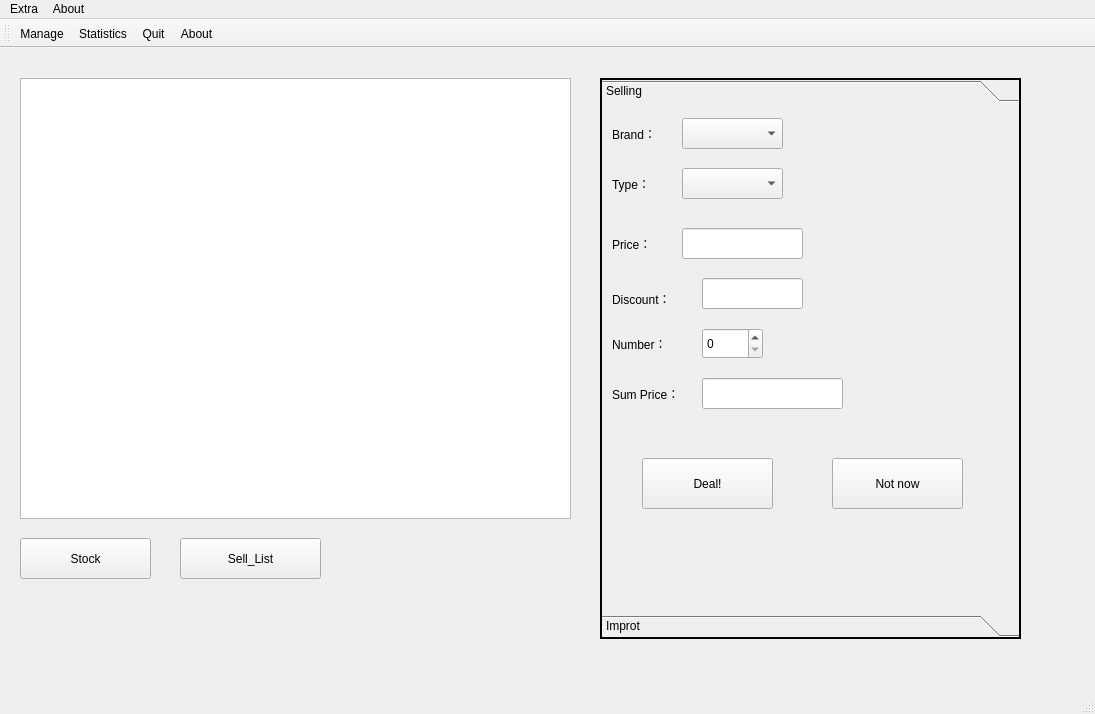
<?xml version="1.0" encoding="UTF-8"?>
<ui version="4.0">
 <class>GSMSClass</class>
 <widget class="QMainWindow" name="GSMSClass">
  <property name="geometry">
   <rect>
    <x>0</x>
    <y>0</y>
    <width>1095</width>
    <height>714</height>
   </rect>
  </property>
  <property name="windowTitle">
   <string>GSMS</string>
  </property>
  <widget class="QWidget" name="centralWidget">
   <widget class="QStackedWidget" name="stackedWidget">
    <property name="geometry">
     <rect>
      <x>10</x>
      <y>10</y>
      <width>1061</width>
      <height>601</height>
     </rect>
    </property>
    <property name="currentIndex">
     <number>0</number>
    </property>
    <widget class="QWidget" name="managePage">
     <widget class="QToolBox" name="toolBox">
      <property name="geometry">
       <rect>
        <x>590</x>
        <y>20</y>
        <width>421</width>
        <height>561</height>
       </rect>
      </property>
      <property name="frameShape">
       <enum>QFrame::WinPanel</enum>
      </property>
      <property name="currentIndex">
       <number>0</number>
      </property>
      <widget class="QWidget" name="managePage">
       <property name="geometry">
        <rect>
         <x>0</x>
         <y>0</y>
         <width>417</width>
         <height>505</height>
        </rect>
       </property>
       <attribute name="label">
        <string>Selling</string>
       </attribute>
       <widget class="QLabel" name="label">
        <property name="geometry">
         <rect>
          <x>10</x>
          <y>10</y>
          <width>111</width>
          <height>31</height>
         </rect>
        </property>
        <property name="text">
         <string>Brand：</string>
        </property>
       </widget>
       <widget class="QLabel" name="label_2">
        <property name="geometry">
         <rect>
          <x>10</x>
          <y>60</y>
          <width>101</width>
          <height>31</height>
         </rect>
        </property>
        <property name="text">
         <string>Type：</string>
        </property>
       </widget>
       <widget class="QLabel" name="label_4">
        <property name="geometry">
         <rect>
          <x>10</x>
          <y>120</y>
          <width>101</width>
          <height>31</height>
         </rect>
        </property>
        <property name="text">
         <string>Price：</string>
        </property>
       </widget>
       <widget class="QLabel" name="label_5">
        <property name="geometry">
         <rect>
          <x>10</x>
          <y>170</y>
          <width>121</width>
          <height>41</height>
         </rect>
        </property>
        <property name="text">
         <string>Discount：</string>
        </property>
       </widget>
       <widget class="QLabel" name="label_6">
        <property name="geometry">
         <rect>
          <x>10</x>
          <y>220</y>
          <width>81</width>
          <height>31</height>
         </rect>
        </property>
        <property name="text">
         <string>Number：</string>
        </property>
       </widget>
       <widget class="QLabel" name="label_7">
        <property name="geometry">
         <rect>
          <x>10</x>
          <y>270</y>
          <width>111</width>
          <height>31</height>
         </rect>
        </property>
        <property name="text">
         <string>Sum Price：</string>
        </property>
       </widget>
       <widget class="QPushButton" name="sellOkBtn">
        <property name="geometry">
         <rect>
          <x>40</x>
          <y>350</y>
          <width>131</width>
          <height>51</height>
         </rect>
        </property>
        <property name="text">
         <string>Deal!</string>
        </property>
       </widget>
       <widget class="QPushButton" name="sellCancelBtn">
        <property name="geometry">
         <rect>
          <x>230</x>
          <y>350</y>
          <width>131</width>
          <height>51</height>
         </rect>
        </property>
        <property name="text">
         <string>Not now</string>
        </property>
       </widget>
       <widget class="QComboBox" name="sellBrandComboBox">
        <property name="geometry">
         <rect>
          <x>80</x>
          <y>10</y>
          <width>101</width>
          <height>31</height>
         </rect>
        </property>
        <property name="currentIndex">
         <number>-1</number>
        </property>
       </widget>
       <widget class="QComboBox" name="sellGnameComboBox">
        <property name="geometry">
         <rect>
          <x>80</x>
          <y>60</y>
          <width>101</width>
          <height>31</height>
         </rect>
        </property>
       </widget>
       <widget class="QLineEdit" name="sellPriceLineEdit">
        <property name="geometry">
         <rect>
          <x>80</x>
          <y>120</y>
          <width>121</width>
          <height>31</height>
         </rect>
        </property>
       </widget>
       <widget class="QLineEdit" name="sellDisLineEdit">
        <property name="geometry">
         <rect>
          <x>100</x>
          <y>170</y>
          <width>101</width>
          <height>31</height>
         </rect>
        </property>
       </widget>
       <widget class="QSpinBox" name="sellNumSpinBox">
        <property name="geometry">
         <rect>
          <x>100</x>
          <y>220</y>
          <width>61</width>
          <height>31</height>
         </rect>
        </property>
       </widget>
       <widget class="QLineEdit" name="sellSumLineEdit">
        <property name="geometry">
         <rect>
          <x>100</x>
          <y>270</y>
          <width>141</width>
          <height>31</height>
         </rect>
        </property>
       </widget>
       <widget class="QLabel" name="sellLastNumLabel">
        <property name="geometry">
         <rect>
          <x>180</x>
          <y>220</y>
          <width>91</width>
          <height>31</height>
         </rect>
        </property>
        <property name="text">
         <string/>
        </property>
       </widget>
      </widget>
      <widget class="QWidget" name="page_4">
       <property name="geometry">
        <rect>
         <x>0</x>
         <y>0</y>
         <width>417</width>
         <height>505</height>
        </rect>
       </property>
       <attribute name="label">
        <string>Improt</string>
       </attribute>
       <widget class="QLabel" name="label_8">
        <property name="geometry">
         <rect>
          <x>20</x>
          <y>10</y>
          <width>51</width>
          <height>31</height>
         </rect>
        </property>
        <property name="text">
         <string>Brand:</string>
        </property>
       </widget>
       <widget class="QComboBox" name="importBrandComboBox">
        <property name="geometry">
         <rect>
          <x>70</x>
          <y>10</y>
          <width>91</width>
          <height>31</height>
         </rect>
        </property>
       </widget>
       <widget class="QLabel" name="label_3">
        <property name="geometry">
         <rect>
          <x>20</x>
          <y>70</y>
          <width>71</width>
          <height>31</height>
         </rect>
        </property>
        <property name="text">
         <string>Type:</string>
        </property>
       </widget>
       <widget class="QComboBox" name="importGnameComboBox">
        <property name="geometry">
         <rect>
          <x>70</x>
          <y>70</y>
          <width>91</width>
          <height>31</height>
         </rect>
        </property>
       </widget>
       <widget class="QLabel" name="label_10">
        <property name="geometry">
         <rect>
          <x>200</x>
          <y>70</y>
          <width>61</width>
          <height>31</height>
         </rect>
        </property>
        <property name="text">
         <string>Number:</string>
        </property>
       </widget>
       <widget class="QSpinBox" name="importNumSpinBox">
        <property name="geometry">
         <rect>
          <x>260</x>
          <y>70</y>
          <width>61</width>
          <height>31</height>
         </rect>
        </property>
       </widget>
       <widget class="QPushButton" name="importOkBtn">
        <property name="geometry">
         <rect>
          <x>40</x>
          <y>150</y>
          <width>121</width>
          <height>41</height>
         </rect>
        </property>
        <property name="text">
         <string>Import</string>
        </property>
       </widget>
       <widget class="QPushButton" name="importCancelBtn">
        <property name="geometry">
         <rect>
          <x>220</x>
          <y>150</y>
          <width>121</width>
          <height>41</height>
         </rect>
        </property>
        <property name="text">
         <string>Mistake</string>
        </property>
       </widget>
      </widget>
     </widget>
     <widget class="QPushButton" name="TestBtn">
      <property name="geometry">
       <rect>
        <x>10</x>
        <y>480</y>
        <width>131</width>
        <height>41</height>
       </rect>
      </property>
      <property name="text">
       <string>Stock</string>
      </property>
     </widget>
     <widget class="QTableView" name="tableView">
      <property name="geometry">
       <rect>
        <x>10</x>
        <y>20</y>
        <width>551</width>
        <height>441</height>
       </rect>
      </property>
     </widget>
     <widget class="QPushButton" name="sellListBtn">
      <property name="geometry">
       <rect>
        <x>170</x>
        <y>480</y>
        <width>141</width>
        <height>41</height>
       </rect>
      </property>
      <property name="text">
       <string>Sell_List</string>
      </property>
     </widget>
    </widget>
    <widget class="QWidget" name="statisticsPage">
     <widget class="QPushButton" name="sortBtn">
      <property name="enabled">
       <bool>true</bool>
      </property>
      <property name="geometry">
       <rect>
        <x>550</x>
        <y>20</y>
        <width>121</width>
        <height>31</height>
       </rect>
      </property>
      <property name="text">
       <string>SORT</string>
      </property>
     </widget>
     <widget class="QComboBox" name="staBrandCombobox">
      <property name="geometry">
       <rect>
        <x>90</x>
        <y>20</y>
        <width>141</width>
        <height>31</height>
       </rect>
      </property>
     </widget>
     <widget class="QPushButton" name="searchBtn">
      <property name="enabled">
       <bool>true</bool>
      </property>
      <property name="geometry">
       <rect>
        <x>700</x>
        <y>20</y>
        <width>121</width>
        <height>31</height>
       </rect>
      </property>
      <property name="text">
       <string>SEARCH</string>
      </property>
     </widget>
     <widget class="QTableView" name="statableView">
      <property name="geometry">
       <rect>
        <x>10</x>
        <y>70</y>
        <width>811</width>
        <height>441</height>
       </rect>
      </property>
     </widget>
     <widget class="QLabel" name="label_11">
      <property name="geometry">
       <rect>
        <x>30</x>
        <y>20</y>
        <width>91</width>
        <height>31</height>
       </rect>
      </property>
      <property name="text">
       <string>Brand</string>
      </property>
     </widget>
     <widget class="QLabel" name="label_12">
      <property name="geometry">
       <rect>
        <x>270</x>
        <y>20</y>
        <width>91</width>
        <height>31</height>
       </rect>
      </property>
      <property name="text">
       <string>Type</string>
      </property>
     </widget>
     <widget class="QComboBox" name="staGnameCombobox">
      <property name="geometry">
       <rect>
        <x>330</x>
        <y>20</y>
        <width>161</width>
        <height>31</height>
       </rect>
      </property>
      <property name="editable">
       <bool>true</bool>
      </property>
     </widget>
     <widget class="QPushButton" name="changeBtn">
      <property name="geometry">
       <rect>
        <x>870</x>
        <y>220</y>
        <width>121</width>
        <height>31</height>
       </rect>
      </property>
      <property name="text">
       <string>CHANGE (PRICE)</string>
      </property>
     </widget>
     <widget class="QPushButton" name="delBtn">
      <property name="geometry">
       <rect>
        <x>870</x>
        <y>80</y>
        <width>121</width>
        <height>34</height>
       </rect>
      </property>
      <property name="text">
       <string>DELETE (SID)</string>
      </property>
     </widget>
     <widget class="QLineEdit" name="resultLineEdit">
      <property name="geometry">
       <rect>
        <x>910</x>
        <y>160</y>
        <width>113</width>
        <height>25</height>
       </rect>
      </property>
     </widget>
     <widget class="QLabel" name="label_13">
      <property name="geometry">
       <rect>
        <x>840</x>
        <y>160</y>
        <width>81</width>
        <height>18</height>
       </rect>
      </property>
      <property name="text">
       <string>Result</string>
      </property>
     </widget>
    </widget>
   </widget>
  </widget>
  <widget class="QMenuBar" name="menuBar">
   <property name="geometry">
    <rect>
     <x>0</x>
     <y>0</y>
     <width>1095</width>
     <height>23</height>
    </rect>
   </property>
   <widget class="QMenu" name="menuExtra_2">
    <property name="title">
     <string>Extra</string>
    </property>
    <addaction name="actionManage"/>
    <addaction name="actionStatistics"/>
    <addaction name="actionQuit"/>
   </widget>
   <widget class="QMenu" name="menuAbout">
    <property name="title">
     <string>About</string>
    </property>
    <addaction name="actionAbout"/>
   </widget>
   <addaction name="menuExtra_2"/>
   <addaction name="menuAbout"/>
  </widget>
  <widget class="QToolBar" name="mainToolBar">
   <attribute name="toolBarArea">
    <enum>TopToolBarArea</enum>
   </attribute>
   <attribute name="toolBarBreak">
    <bool>false</bool>
   </attribute>
   <addaction name="actionManage"/>
   <addaction name="actionStatistics"/>
   <addaction name="actionQuit"/>
   <addaction name="actionAbout"/>
  </widget>
  <widget class="QStatusBar" name="statusBar"/>
  <action name="actionAbout">
   <property name="icon">
    <iconset resource="icon.qrc">
     <normaloff>:/new/icon/Resources/help_normal.png</normaloff>:/new/icon/Resources/help_normal.png</iconset>
   </property>
   <property name="text">
    <string>About</string>
   </property>
  </action>
  <action name="actionQuit">
   <property name="icon">
    <iconset resource="icon.qrc">
     <normaloff>:/new/icon/Resources/logout_normal.png</normaloff>:/new/icon/Resources/logout_normal.png</iconset>
   </property>
   <property name="text">
    <string>Quit</string>
   </property>
  </action>
  <action name="actionStatistics">
   <property name="icon">
    <iconset resource="icon.qrc">
     <normaloff>:/new/icon/Resources/modify_normal.png</normaloff>:/new/icon/Resources/modify_normal.png</iconset>
   </property>
   <property name="text">
    <string>Statistics</string>
   </property>
  </action>
  <action name="actionManage">
   <property name="icon">
    <iconset resource="icon.qrc">
     <normaloff>:/new/icon/Resources/skills_normal.png</normaloff>:/new/icon/Resources/skills_normal.png</iconset>
   </property>
   <property name="text">
    <string>Manage</string>
   </property>
  </action>
 </widget>
 <layoutdefault spacing="6" margin="11"/>
 <resources>
  <include location="icon.qrc"/>
 </resources>
 <connections/>
</ui>
